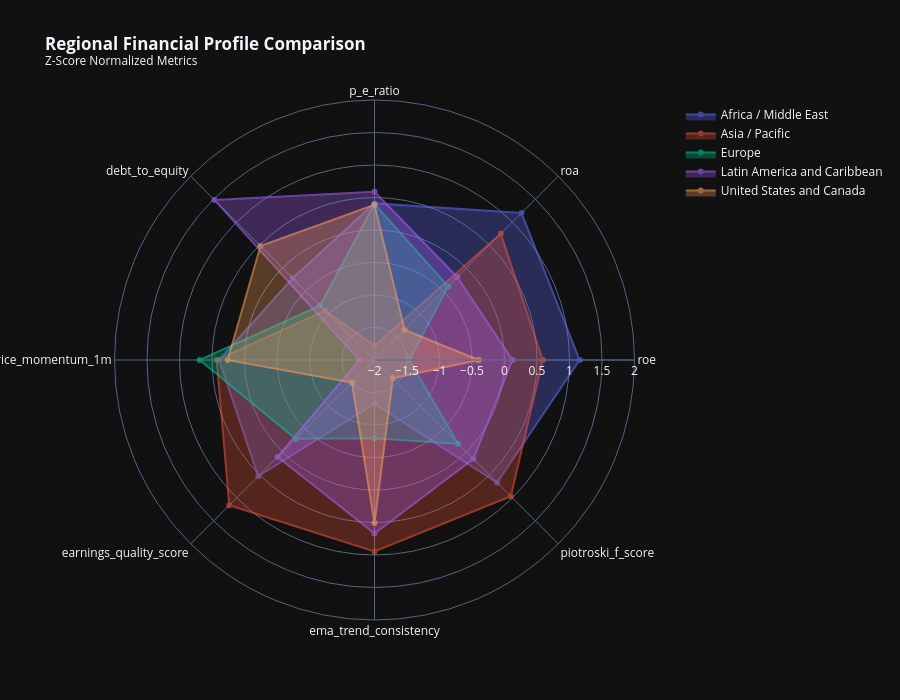
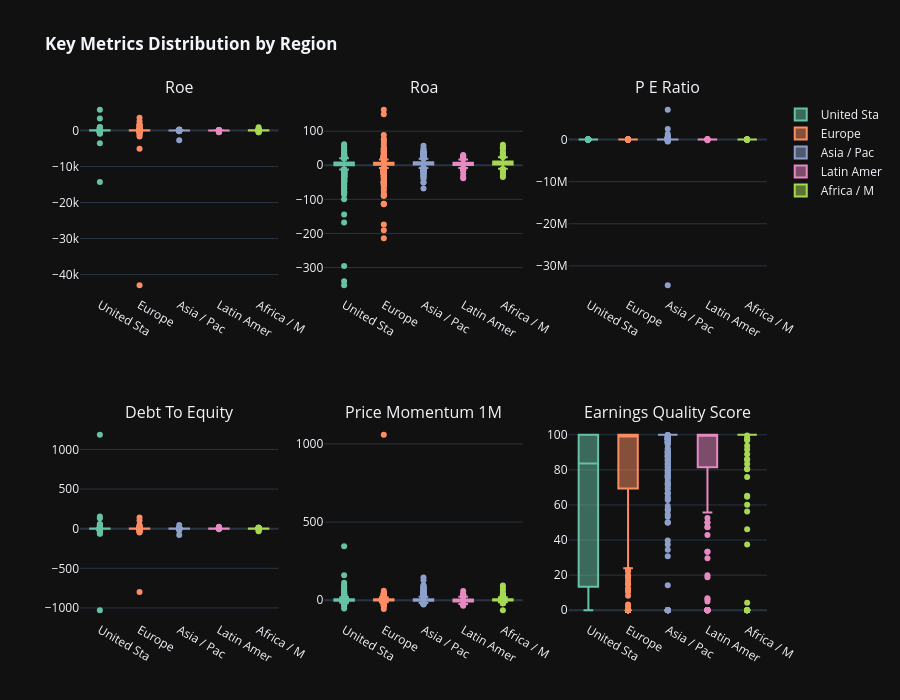

The code cell stored with these charts, in order, in its notebook:
### Markdown cell above
## Cell 5: Regional Benchmarking Dashboard

Comprehensive regional analysis with key financial metrics comparison.

### Code cell
# ============================================================================
# Cell 5: Regional Benchmarking Dashboard
# ============================================================================

print('=' * 80)
print('🌍 REGIONAL BENCHMARKING DASHBOARD')
print('=' * 80)

region_dir = OUTPUT_DIR / 'eda' / 'by_region'

if 'region' in df.columns:
    # Key metrics for regional comparison
    benchmark_metrics = [
        'roe', 'roa', 'p_e_ratio', 'debt_to_equity', 'price_momentum_1m',
        'earnings_quality_score', 'ema_trend_consistency', 'piotroski_f_score',
        'altman_z_score', 'dividend_yield', 'revenue_growth_yoy',
    ]
    available_metrics = [m for m in benchmark_metrics if m in df.columns]

    # ============================================================================
    # 5.1 Regional Statistics Table
    # ============================================================================
    print('\n📊 Computing Regional Statistics...')

    regional_metrics_stats = df.groupby('region')[available_metrics].agg(['mean', 'median', 'std', 'count'])
    regional_metrics_stats.columns = ['_'.join(col) for col in regional_metrics_stats.columns]

    # Save to JSON
    regional_stats_dict = regional_metrics_stats.to_dict()
    with open(region_dir / 'regional_statistics.json', 'w') as f:
        json.dump({k: {str(kk): vv for kk, vv in v.items()}
                   for k, v in regional_stats_dict.items()}, f, indent=2, default=str)
    print(f'  ✓ Saved: regional_statistics.json')

    # ============================================================================
    # 5.2 Regional Radar Charts
    # ============================================================================
    print('\n🎯 Creating Regional Radar Charts...')

    # Normalize metrics for radar chart
    radar_metrics = available_metrics[:8]  # Limit for readability
    regional_means = df.groupby('region')[radar_metrics].mean()

    # Z-score normalize for comparability
    regional_normalized = (regional_means - regional_means.mean()) / regional_means.std()
    regional_normalized = regional_normalized.fillna(0)

    fig_radar = go.Figure()
    for region in regional_normalized.index:
        fig_radar.add_trace(go.Scatterpolar(
            r=regional_normalized.loc[region].values.tolist() + [regional_normalized.loc[region].values[0]],
            theta=radar_metrics + [radar_metrics[0]],
            fill='toself', name=str(region), opacity=0.6,
        ))

    fig_radar.update_layout(
        polar=dict(radialaxis=dict(visible=True, range=[-2, 2])),
        title='<b>Regional Financial Profile Comparison</b><br><sup>Z-Score Normalized Metrics</sup>',
        template=PLOTLY_TEMPLATE, height=700,
    )
    fig_radar.write_html(region_dir / 'regional_radar_comparison.html')
    fig_radar.show()
    print(f'  ✓ Saved: regional_radar_comparison.html')

    # ============================================================================
    # 5.3 Regional Box Plots Grid
    # ============================================================================
    print('\n📦 Creating Regional Box Plot Grid...')

    n_metrics = min(6, len(available_metrics))
    rows = 2
    cols = 3

    fig_boxes = make_subplots(
        rows=rows, cols=cols,
        subplot_titles=[m.replace('_', ' ').title() for m in available_metrics[:n_metrics]],
    )

    for idx, metric in enumerate(available_metrics[:n_metrics]):
        row = idx // cols + 1
        col = idx % cols + 1

        for i, region in enumerate(df['region'].unique()):
            region_data = df[df['region'] == region][metric].dropna()
            fig_boxes.add_trace(
                go.Box(y=region_data, name=str(region)[:10],
                       marker_color=px.colors.qualitative.Set2[i % 8],
                       showlegend=(idx == 0)),
                row=row, col=col
            )

    fig_boxes.update_layout(
        title='<b>Key Metrics Distribution by Region</b>',
        template=PLOTLY_TEMPLATE, height=700, showlegend=True,
    )
    fig_boxes.write_html(region_dir / 'regional_boxplots.html')
    fig_boxes.show()
    print(f'  ✓ Saved: regional_boxplots.html')

    # ============================================================================
    # 5.4 Regional Valuation Comparison (Statistical)
    # ============================================================================
    print('\n📊 Performing Statistical Regional Valuation Comparison...')
    valuation_metrics = ['p_e_ratio', 'p_b_ratio', 'ev_ebitda', 'dividend_yield']
    valuation_metrics = [m for m in valuation_metrics if m in df.columns]

    if valuation_metrics:
        regional_val_result = eda.compare_regional_valuations(
            df, metrics=valuation_metrics, region_column='region',
            include_tests=True, test_method='kruskal'
        )

        # The result is a dict with 'distributions' (DataFrame) and 'statistical_tests' (dict)
        distributions_df = regional_val_result['distributions']
        statistical_tests = regional_val_result['statistical_tests']

        # Create an interactive visualization from the distributions data
        fig_regional_val = px.bar(
            distributions_df,
            x='region',
            y='mean',
            color='metric',
            barmode='group',
            error_y='std',
            title='<b>Regional Valuation Comparison</b>',
            template=PLOTLY_TEMPLATE
        )
        fig_regional_val.show()
        fig_regional_val.write_html(region_dir / 'regional_valuation_comparison.html')
        print(f'  ✓ Saved: regional_valuation_comparison.html')

        # Also print statistical significance
        print("\n  📊 Statistical Test Results:")
        for metric, test_result in statistical_tests.items():
            sig = "✓ Significant" if test_result.get('significant') else "✗ Not significant"
            print(f"    {metric}: p-value={test_result.get('p_value', 0):.4f} ({sig})")

print('\n✓ Regional Benchmarking Complete')

### Figure 1 — Plotly figure (JSON) as saved in the notebook; plotly's stock layout.template omitted (floating-point values rounded to 4 significant figures)
{"data": [{"fill": "toself", "name": "Africa / Middle East", "opacity": 0.6, "r": [1.155, 1.197, 0.4096, -0.2194, 0.3904, 0.5301, -1.329, 0.6662, 1.155], "theta": ["roe", "roa", "p_e_ratio", "debt_to_equity", "price_momentum_1m", "earnings_quality_score", "ema_trend_consistency", "piotroski_f_score", "roe"], "type": "scatterpolar"}, {"fill": "toself", "name": "Asia / Pacific", "opacity": 0.6, "r": [0.5871, 0.7465, -1.783, -0.9261, 0.4284, 1.159, 0.9455, 0.9655, 0.5871], "theta": ["roe", "roa", "p_e_ratio", "debt_to_equity", "price_momentum_1m", "earnings_quality_score", "ema_trend_consistency", "piotroski_f_score", "roe"], "type": "scatterpolar"}, {"fill": "toself", "name": "Europe", "opacity": 0.6, "r": [-1.465, -0.399, 0.3985, -0.8165, 0.6895, -0.2864, -0.7956, -0.1802, -1.465], "theta": ["roe", "roa", "p_e_ratio", "debt_to_equity", "price_momentum_1m", "earnings_quality_score", "ema_trend_consistency", "piotroski_f_score", "roe"], "type": "scatterpolar"}, {"fill": "toself", "name": "Latin America and Caribbean", "opacity": 0.6, "r": [0.1208, -0.1982, 0.5887, 1.482, -1.767, 0.1079, 0.6697, 0.1512, 0.1208], "theta": ["roe", "roa", "p_e_ratio", "debt_to_equity", "price_momentum_1m", "earnings_quality_score", "ema_trend_consistency", "piotroski_f_score", "roe"], "type": "scatterpolar"}, {"fill": "toself", "name": "United States and Canada", "opacity": 0.6, "r": [-0.3978, -1.346, 0.3859, 0.4796, 0.2586, -1.511, 0.509, -1.603, -0.3978], "theta": ["roe", "roa", "p_e_ratio", "debt_to_equity", "price_momentum_1m", "earnings_quality_score", "ema_trend_consistency", "piotroski_f_score", "roe"], "type": "scatterpolar"}], "layout": {"polar": {"radialaxis": {"visible": true, "range": [-2, 2]}}, "title": {"text": "<b>Regional Financial Profile Comparison</b><br><sup>Z-Score Normalized Metrics</sup>"}, "height": 700}}

### Figure 2 — Plotly figure (JSON) as saved in the notebook; plotly's stock layout.template omitted (floating-point values rounded to 4 significant figures; data arrays with more than 128 entries replaced by an {"elided": "..."} marker saying what was removed)
{"data": [{"marker": {"color": "rgb(102,194,165)"}, "name": "United Sta", "showlegend": true, "y": {"elided": "1497 float values"}, "type": "box", "xaxis": "x", "yaxis": "y"}, {"marker": {"color": "rgb(252,141,98)"}, "name": "Europe", "showlegend": true, "y": {"elided": "1723 float values"}, "type": "box", "xaxis": "x", "yaxis": "y"}, {"marker": {"color": "rgb(141,160,203)"}, "name": "Asia / Pac", "showlegend": true, "y": {"elided": "1765 float values"}, "type": "box", "xaxis": "x", "yaxis": "y"}, {"marker": {"color": "rgb(231,138,195)"}, "name": "Latin Amer", "showlegend": true, "y": {"elided": "269 float values"}, "type": "box", "xaxis": "x", "yaxis": "y"}, {"marker": {"color": "rgb(166,216,84)"}, "name": "Africa / M", "showlegend": true, "y": {"elided": "513 float values"}, "type": "box", "xaxis": "x", "yaxis": "y"}, {"marker": {"color": "rgb(102,194,165)"}, "name": "United Sta", "showlegend": false, "y": {"elided": "1497 float values"}, "type": "box", "xaxis": "x2", "yaxis": "y2"}, {"marker": {"color": "rgb(252,141,98)"}, "name": "Europe", "showlegend": false, "y": {"elided": "1692 float values"}, "type": "box", "xaxis": "x2", "yaxis": "y2"}, {"marker": {"color": "rgb(141,160,203)"}, "name": "Asia / Pac", "showlegend": false, "y": {"elided": "1750 float values"}, "type": "box", "xaxis": "x2", "yaxis": "y2"}, {"marker": {"color": "rgb(231,138,195)"}, "name": "Latin Amer", "showlegend": false, "y": {"elided": "269 float values"}, "type": "box", "xaxis": "x2", "yaxis": "y2"}, {"marker": {"color": "rgb(166,216,84)"}, "name": "Africa / M", "showlegend": false, "y": {"elided": "513 float values"}, "type": "box", "xaxis": "x2", "yaxis": "y2"}, {"marker": {"color": "rgb(102,194,165)"}, "name": "United Sta", "showlegend": false, "y": {"elided": "1452 float values"}, "type": "box", "xaxis": "x3", "yaxis": "y3"}, {"marker": {"color": "rgb(252,141,98)"}, "name": "Europe", "showlegend": false, "y": {"elided": "669 float values"}, "type": "box", "xaxis": "x3", "yaxis": "y3"}, {"marker": {"color": "rgb(141,160,203)"}, "name": "Asia / Pac", "showlegend": false, "y": {"elided": "661 float values"}, "type": "box", "xaxis": "x3", "yaxis": "y3"}, {"marker": {"color": "rgb(231,138,195)"}, "name": "Latin Amer", "showlegend": false, "y": {"elided": "191 float values"}, "type": "box", "xaxis": "x3", "yaxis": "y3"}, {"marker": {"color": "rgb(166,216,84)"}, "name": "Africa / M", "showlegend": false, "y": [11.59, 112.8, 16.13, 58.25, 40.96, 112.0, 26.12, 16.08, 32.37, 42.07, 13.57, 36.44, 38.78, 12.98, 2.637, 17.85, -5.426, 7.236, 22.81, 343.0, 58.24, 50.0, 289.8, 68.19, 167.8, -302.4, 69.75, 278.8, 555.9, 142.8, 60.0, 65.0, 59.65, 41.91, 103.1, 160.5, 30.07, 46.06, 54.75, 65.5, 114.6, 57.76, 59.1, 224.4, 138.4, 130.3, 255.0, 102.3, 584.4, 875.8, 65.36, 51.01, 52.78, 82.33, 91.84, 321.0, 100.3, 63.51, 51.67, 560.0, 201.5, 94.81, 85.87, 542.5, 1211.0, 85.5, 456.2, 66.34, 121.1, 86.94, -101.3, 121.8, 55.26, 232.4, 293.1, 623.5, 6.467, 196.9, 392.9, -11.63, 86.2, 135.3, 146.2, 40.11, 64.5, 57.36, 71.55, -21.79, 61.5, 67.0, 283.3, 70.57, 36.5, 95.31, 65.67, 303.4, 98.37, 64.32, 98.46, 102.5, 310.0, 833.1, 126.7, 93.5, 113.7, 30.8, 86.35, 127.9, 70.72, 95.45, 75.53, 14.72, 146.8, 169.9, 145.3, 55.44, 125.8, 165.8, -53.8, 276.0, 224.0, 240.2, 75.53, -63.04, 234.3, 18720.0], "type": "box", "xaxis": "x3", "yaxis": "y3"}, {"marker": {"color": "rgb(102,194,165)"}, "name": "United Sta", "showlegend": false, "y": {"elided": "1497 float values"}, "type": "box", "xaxis": "x4", "yaxis": "y4"}, {"marker": {"color": "rgb(252,141,98)"}, "name": "Europe", "showlegend": false, "y": {"elided": "1723 float values"}, "type": "box", "xaxis": "x4", "yaxis": "y4"}, {"marker": {"color": "rgb(141,160,203)"}, "name": "Asia / Pac", "showlegend": false, "y": {"elided": "1765 float values"}, "type": "box", "xaxis": "x4", "yaxis": "y4"}, {"marker": {"color": "rgb(231,138,195)"}, "name": "Latin Amer", "showlegend": false, "y": {"elided": "269 float values"}, "type": "box", "xaxis": "x4", "yaxis": "y4"}, {"marker": {"color": "rgb(166,216,84)"}, "name": "Africa / M", "showlegend": false, "y": {"elided": "513 float values"}, "type": "box", "xaxis": "x4", "yaxis": "y4"}, {"marker": {"color": "rgb(102,194,165)"}, "name": "United Sta", "showlegend": false, "y": {"elided": "1497 float values"}, "type": "box", "xaxis": "x5", "yaxis": "y5"}, {"marker": {"color": "rgb(252,141,98)"}, "name": "Europe", "showlegend": false, "y": {"elided": "1733 float values"}, "type": "box", "xaxis": "x5", "yaxis": "y5"}, {"marker": {"color": "rgb(141,160,203)"}, "name": "Asia / Pac", "showlegend": false, "y": {"elided": "1765 float values"}, "type": "box", "xaxis": "x5", "yaxis": "y5"}, {"marker": {"color": "rgb(231,138,195)"}, "name": "Latin Amer", "showlegend": false, "y": {"elided": "271 float values"}, "type": "box", "xaxis": "x5", "yaxis": "y5"}, {"marker": {"color": "rgb(166,216,84)"}, "name": "Africa / M", "showlegend": false, "y": {"elided": "513 float values"}, "type": "box", "xaxis": "x5", "yaxis": "y5"}, {"marker": {"color": "rgb(102,194,165)"}, "name": "United Sta", "showlegend": false, "y": {"elided": "1451 float values"}, "type": "box", "xaxis": "x6", "yaxis": "y6"}, {"marker": {"color": "rgb(252,141,98)"}, "name": "Europe", "showlegend": false, "y": {"elided": "658 float values"}, "type": "box", "xaxis": "x6", "yaxis": "y6"}, {"marker": {"color": "rgb(141,160,203)"}, "name": "Asia / Pac", "showlegend": false, "y": {"elided": "660 float values"}, "type": "box", "xaxis": "x6", "yaxis": "y6"}, {"marker": {"color": "rgb(231,138,195)"}, "name": "Latin Amer", "showlegend": false, "y": {"elided": "190 float values"}, "type": "box", "xaxis": "x6", "yaxis": "y6"}, {"marker": {"color": "rgb(166,216,84)"}, "name": "Africa / M", "showlegend": false, "y": [0.0, 0.0, 80.38, 100.0, 80.57, 97.83, 100.0, 0.0, 75.86, 0.0, 0.0, 0.0, 0.0, 56.25, 100.0, 100.0, 86.08, 60.15, 0.0, 100.0, 100.0, 97.5, 100.0, 100.0, 100.0, 100.0, 4.25, 100.0, 96.88, 100.0, 100.0, 100.0, 100.0, 88.89, 0.0, 100.0, 100.0, 64.73, 99.58, 100.0, 100.0, 100.0, 100.0, 100.0, 100.0, 100.0, 100.0, 100.0, 100.0, 85.71, 65.22, 100.0, 100.0, 100.0, 100.0, 100.0, 100.0, 100.0, 100.0, 100.0, 100.0, 100.0, 100.0, 100.0, 100.0, 100.0, 100.0, 37.5, 100.0, 100.0, 100.0, 93.75, 100.0, 100.0, 100.0, 100.0, 100.0, 100.0, 0.0, 100.0, 100.0, 100.0, 100.0, 100.0, 100.0, 100.0, 100.0, 100.0, 100.0, 100.0, 83.33, 100.0, 100.0, 100.0, 100.0, 100.0, 100.0, 100.0, 100.0, 91.67, 100.0, 0.0, 100.0, 100.0, 100.0, 100.0, 100.0, 100.0, 100.0, 100.0, 100.0, 100.0, 100.0, 100.0, 100.0, 100.0, 100.0, 100.0, 100.0, 100.0, 100.0, 100.0, 100.0, 100.0, 100.0, 46.15, 100.0], "type": "box", "xaxis": "x6", "yaxis": "y6"}], "layout": {"xaxis": {"anchor": "y", "domain": [0.0, 0.2889]}, "yaxis": {"anchor": "x", "domain": [0.625, 1.0]}, "xaxis2": {"anchor": "y2", "domain": [0.3556, 0.6444]}, "yaxis2": {"anchor": "x2", "domain": [0.625, 1.0]}, "xaxis3": {"anchor": "y3", "domain": [0.7111, 1.0]}, "yaxis3": {"anchor": "x3", "domain": [0.625, 1.0]}, "xaxis4": {"anchor": "y4", "domain": [0.0, 0.2889]}, "yaxis4": {"anchor": "x4", "domain": [0.0, 0.375]}, "xaxis5": {"anchor": "y5", "domain": [0.3556, 0.6444]}, "yaxis5": {"anchor": "x5", "domain": [0.0, 0.375]}, "xaxis6": {"anchor": "y6", "domain": [0.7111, 1.0]}, "yaxis6": {"anchor": "x6", "domain": [0.0, 0.375]}, "annotations": [{"font": {"size": 16}, "showarrow": false, "text": "Roe", "x": 0.1444, "xanchor": "center", "xref": "paper", "y": 1.0, "yanchor": "bottom", "yref": "paper"}, {"font": {"size": 16}, "showarrow": false, "text": "Roa", "x": 0.5, "xanchor": "center", "xref": "paper", "y": 1.0, "yanchor": "bottom", "yref": "paper"}, {"font": {"size": 16}, "showarrow": false, "text": "P E Ratio", "x": 0.8556, "xanchor": "center", "xref": "paper", "y": 1.0, "yanchor": "bottom", "yref": "paper"}, {"font": {"size": 16}, "showarrow": false, "text": "Debt To Equity", "x": 0.1444, "xanchor": "center", "xref": "paper", "y": 0.375, "yanchor": "bottom", "yref": "paper"}, {"font": {"size": 16}, "showarrow": false, "text": "Price Momentum 1M", "x": 0.5, "xanchor": "center", "xref": "paper", "y": 0.375, "yanchor": "bottom", "yref": "paper"}, {"font": {"size": 16}, "showarrow": false, "text": "Earnings Quality Score", "x": 0.8556, "xanchor": "center", "xref": "paper", "y": 0.375, "yanchor": "bottom", "yref": "paper"}], "title": {"text": "<b>Key Metrics Distribution by Region</b>"}, "height": 700, "showlegend": true}}
